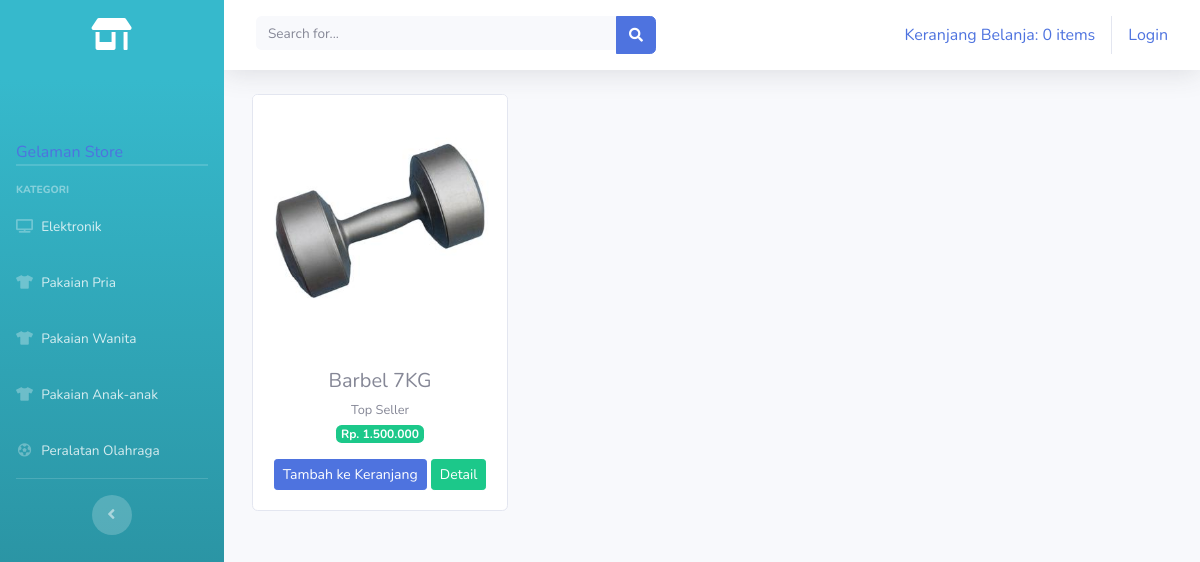
Page /index.php/kategori/peralatan_olahraga on the committed database.
### tables this page shows
CREATE TABLE `tb_barang` (
  `id_brg` int(11) NOT NULL,
  `nama_brg` varchar(120) NOT NULL,
  `keterangan` varchar(225) NOT NULL,
  `kategori` varchar(60) NOT NULL,
  `harga` int(11) NOT NULL,
  `stok` int(4) NOT NULL,
  `gambar` text NOT NULL
);

### application/controllers/kategori.php (called while the page is built, shortened)
<?php
class Kategori extends CI_Controller{
	public function peralatan_olahraga()
	{
		$data['peralatan_olahraga'] = $this->model_kategori->data_peralatan_olahraga()->result();
		$this->load->view('templates/header');
		$this->load->view('templates/sidebar');
		$this->load->view('peralatan_olahraga',$data);
		$this->load->view('templates/footer');
	}
}

### index.php (called while the page is built, shortened)
<?php
require_once BASEPATH.'core/CodeIgniter.php';

### application/models/model_kategori.php (called while the page is built, shortened)
<?php
class Model_kategori extends CI_Model{
	public function data_peralatan_olahraga()
	{
		return $this->db->get_where("tb_barang",array('kategori' => 'peralatan olahraga'));
	}
}

### application/views/peralatan_olahraga.php (the view)
<div class="container-fluid">
  <div class="row text-center mt-3">
    <?php foreach ($peralatan_olahraga as $brg) : ?>
      <div class="card ml-3 mb-3" style="width: 16rem;">
      <img src="<?php echo base_url().'/uploads/'.$brg->gambar ?>" class="card-img-top" alt="...">
      <div class="card-body">
        <h5 class="card-title mb-1"><?php echo $brg->nama_brg ?></h5>
        <small><?php echo $brg->keterangan ?></small><br>
        <span class="badge badge-success mb-3">Rp. <?php echo number_format($brg->harga, 0,',','.')  ?></span>
        <?php echo anchor('dashboard/tambah_ke_keranjang/'.$brg->id_brg, '<div class="btn btn-sm btn-primary">Tambah ke Keranjang</div>') ?>
          <?php echo anchor('dashboard/detail/'.$brg->id_brg, '<div class="btn btn-sm btn-success">Detail</div>') ?>
      </div>
      </div>
    <?php endforeach; ?>
  </div>
</div>

### rows in the picture
tb_barang: gambar (picture), nama_brg "Barbel 7KG", keterangan "Top Seller", harga "1.500.000", id_brg "Tambah ke Keranjang", id_brg "Detail"

### other values in the picture
anchor('dashboard/detail_keranjang', $keranjang ) "Keranjang Belanja: 0 items"
anchor('auth/login', 'Login') "Login"
